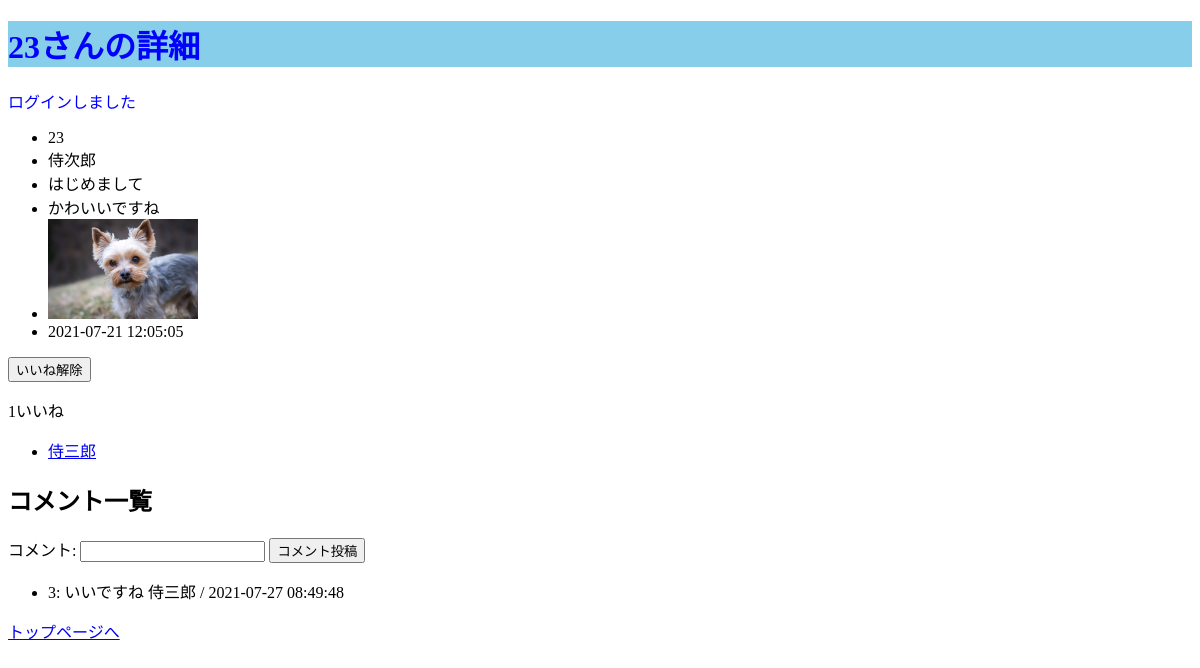
Screenshot of /bbs/show.php?id=23 (signed in) with the database file from the repository.
### tables this page shows
CREATE TABLE `posts` (
  `id` int(11) NOT NULL AUTO_INCREMENT,
  `user_id` int(11) NOT NULL,
  `title` varchar(255) NOT NULL,
  `content` varchar(255) NOT NULL,
  `image` varchar(255) NOT NULL,
  `created_at` timestamp NOT NULL DEFAULT CURRENT_TIMESTAMP ON UPDATE CURRENT_TIMESTAMP,
  PRIMARY KEY (`id`),
  KEY `user_id` (`user_id`),
  CONSTRAINT `posts_ibfk_1` FOREIGN KEY (`user_id`) REFERENCES `users` (`id`) ON DELETE CASCADE ON UPDATE CASCADE
);

CREATE TABLE `users` (
  `id` int(11) NOT NULL AUTO_INCREMENT,
  `name` varchar(255) NOT NULL,
  `email` varchar(255) NOT NULL,
  `password` varchar(255) NOT NULL,
  `admin_flag` int(11) NOT NULL,
  `created_at` timestamp NOT NULL DEFAULT CURRENT_TIMESTAMP,
  `updated_at` timestamp NOT NULL DEFAULT '0000-00-00 00:00:00',
  PRIMARY KEY (`id`),
  UNIQUE KEY `email` (`email`)
);

CREATE TABLE `comments` (
  `id` int(11) NOT NULL AUTO_INCREMENT,
  `user_id` int(11) NOT NULL,
  `post_id` int(11) NOT NULL,
  `content` varchar(255) NOT NULL,
  `created_at` timestamp NOT NULL DEFAULT CURRENT_TIMESTAMP ON UPDATE CURRENT_TIMESTAMP,
  PRIMARY KEY (`id`),
  KEY `user_id` (`user_id`),
  KEY `post_id` (`post_id`),
  CONSTRAINT `comments_ibfk_1` FOREIGN KEY (`user_id`) REFERENCES `users` (`id`) ON DELETE CASCADE ON UPDATE CASCADE,
  CONSTRAINT `comments_ibfk_2` FOREIGN KEY (`post_id`) REFERENCES `posts` (`id`) ON DELETE CASCADE ON UPDATE CASCADE
);

### bbs/show.php (called while the page is built, shortened)
<?php
    require_once 'models/Favorite.php';
    $id = $_GET['id'];
    $post = Post::find($id);
    $comments = $post->comments();
    $login_user = $_SESSION['login_user'];
    $flash_message = $_SESSION['flash_message'];
    $flag = Favorite::find($login_user->id, $post->id);
    $favorite_users = $post->favorites();
    include_once 'views/show_view.php';

### bbs/models/Post.php (called while the page is built, shortened)
<?php
    require_once 'models/Model.php';
    class Post extends Model{
        public $id;
        public static function find($id){
                try {
                $pdo = self::get_connection();
                $stmt = $pdo -> prepare("SELECT posts.user_id, posts.id, posts.title, posts.content, posts.image, posts.created_at, users.name FROM posts JOIN users ON posts.user_id = users.id WHERE posts.id=:id");
                $stmt->bindParam(':id', $id, PDO::PARAM_INT);
                $stmt->execute();
                $stmt->setFetchMode(PDO::FETCH_CLASS|PDO::FETCH_PROPS_LATE, 'Post');
                $post = $stmt->fetch();
                return $post;
            } catch (PDOException $e) {
                return 'PDO exception: ' . $e->getMessage();
            }
        }
        public function comments(){
             try {
                $pdo = self::get_connection();
                $stmt = $pdo -> prepare("select comments.id, users.name, comments.content, comments.created_at from comments join users on comments.user_id = users.id where post_id=:post_id");
                $stmt->bindParam(':post_id', $this->id, PDO::PARAM_INT);
                $stmt->execute();
                $stmt->setFetchMode(PDO::FETCH_CLASS|PDO::FETCH_PROPS_LATE, 'Comment');
                $comments = $stmt->fetchAll();
                return $comments;
            } catch (PDOException $e) {
                return 'PDO exception: ' . $e->getMessage();
            }
        }
        public function favorites(){
            try {
                $pdo = self::get_connection();
                $stmt = $pdo -> prepare("select users.id, users.name from favorites JOIN users ON favorites.user_id = users.id WHERE favorites.post_id=:post_id");
                $stmt->bindParam(':post_id', $this->id, PDO::PARAM_INT);
                $stmt->execute();
                $stmt->setFetchMode(PDO::FETCH_CLASS|PDO::FETCH_PROPS_LATE, 'User');
                $favorites_users = $stmt->fetchAll();
                return $favorites_users;
            } catch (PDOException $e) {
                return 'PDO exception: ' . $e->getMessage();
            }
        }
    }

### bbs/models/Favorite.php (called while the page is built, shortened)
<?php
    require_once 'models/Model.php';
    class Favorite extends Model{
        public static function find($user_id, $post_id){
                try {
                $pdo = self::get_connection();
                $stmt = $pdo -> prepare("SELECT * FROM favorites WHERE user_id=:user_id AND post_id=:post_id");
                $stmt->bindParam(':user_id', $user_id, PDO::PARAM_INT);
                $stmt->bindParam(':post_id', $post_id, PDO::PARAM_INT);
                $stmt->execute();
                $stmt->setFetchMode(PDO::FETCH_CLASS|PDO::FETCH_PROPS_LATE, 'Favorite');
                $favorite = $stmt->fetch();
                if($favorite !== false){
                    return true;
                }else{
                    return false;
                }
            } catch (PDOException $e) {
                return 'PDO exception: ' . $e->getMessage();
            }
        }
    }

### bbs/models/Model.php (called while the page is built, shortened)
<?php
    class Model {
        protected static function close_connection($pdo, $stmp){
            try {
                $stmp = null;
            } catch (PDOException $e) {
                return 'PDO exception: ' . $e->getMessage();
            }
        }
    }

### bbs/views/show_view.php (the view, shortened to what this page needs)
<!DOCTYPE html>
<html lang="ja">
    <head>
        <link rel="stylesheet" href="style.css">
    </head>
</html>
    <body>
        <h1><?= $post->id ?>さんの詳細</h1>
        <?php if($flash_message !== null): ?>
        <p class="message"><?= $flash_message ?></p>
        <?php endif; ?>
        <ul>
            <li><?= $post->id ?></li>
            <li><?= $post->name ?></li>
            <li><?= $post->title ?></li>
            <li><?= $post->content ?></li>
            <li><img src="upload/<?= $post->image ?>"></li>
            <li><?= $post->created_at ?></li>
        </ul>
        <?php if($flag === false): ?>
        <form action="favorite_store.php" method="POST">
            <input type="hidden" name="post_id" value="<?= $post->id ?>">
            <button type="submit">いいね</button>
        </form>
        <?php else: ?>
        <form action="favorite_destroy.php" method="POST">
            <button type="submit">いいね解除</button>
        </form>
        <?php endif; ?>
        <?php if(count($favorite_users) === 0): ?>
        <p>まだいいねがありません</p>
        <?php else: ?>
        <p><?= count($favorite_users) ?>いいね</p>
        <ul>
            <?php foreach($favorite_users as $user): ?>
            <li><a href="users_show.php?id=<?= $user->id ?>"><?= $user->name ?></a></li>
            <?php endforeach; ?>
        </ul>
        <?php endif; ?>
        <h2>コメント一覧</h2>
        <form action="comment_store.php" method="POST">
            コメント: <input type="text" name="content">
            <button type="submit">コメント投稿</button>
        </form>
        <ul>
            <?php foreach($comments as $comment): ?>
                <li><?= $comment->id ?>: <?= $comment->content ?> <?= $comment->name ?> / <?= $comment->created_at ?></li>
            <?php endforeach; ?>
        </ul>
        <p><a href="top.php">トップページへ</a></p>
    </body>
</html>

### bbs/style.css (style rules this page uses)
h1 { color: blue; background-color: skyblue; }
.message { color: blue; }
li img { width: 150px; }

### rows the page displays
posts: id "23", user.name "侍次郎", title "はじめまして", content "かわいいですね", image (picture), created_at "2021-07-21 12:05:05"
users: name "侍三郎"
comments: id "3", content "いいですね", user.name "侍三郎", created_at "2021-07-27 08:49:48"

### other values shown
$flash_message "ログインしました"
count($favorite_users) "1"
